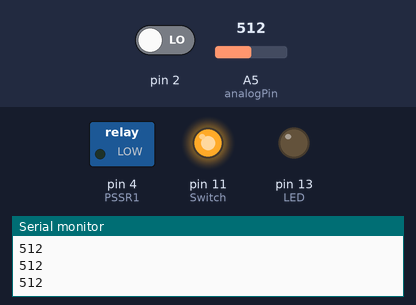
Recording of a sketch running on a simulated Arduino Uno, built with avr-gcc and run on an emulated ATmega328P. Parts: switched loads named in the sketch (green lamp = pin HIGH), output pins drawn as LEDs (lit = HIGH), the last lines printed to the serial monitor. The test bench sets the inputs (shaded band); at power-on: A5 (analogPin) = 512, pin 2 LOW.

Above: at 1.2 s.
1.3 s: A5 (analogPin) set to 1014
2.8 s: A5 (analogPin) set to 1023
At 4.0 s:
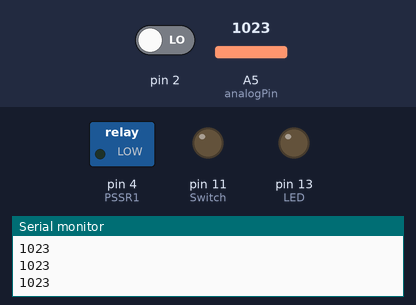
4.3 s: A5 (analogPin) set to 900
At 5.3 s:
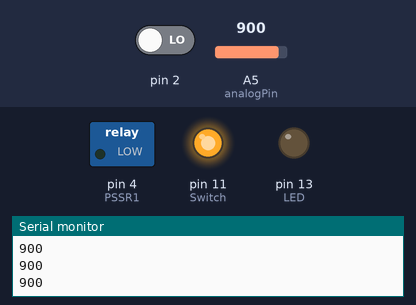
Timing chart, 0 to 7.3 s (numbered marks = the images above; inputs shaded):
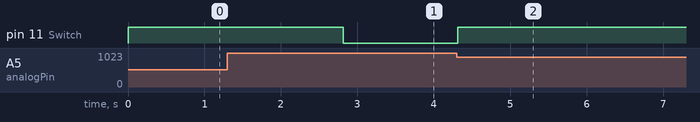

Measured:
- the behaviour switches between 1022 and 1023 on A5 (analogPin) (found by bisection; images 0 and 1)
- after the input at 2.8 s, pin 11 (Switch): HIGH → LOW at once
- after the input at 4.3 s, pin 11 (Switch): LOW → HIGH at once

The sketch:

Dim_PSSR_ZC_Tail.ino
```cpp
/*
 Dim_PSSR_ZC_Tail

 This sketch is a sample sketch using the ZeroCross Tail(ZCT)to generate a sync
 pulse to drive a PowerSSR Tail(PSSRT) for dimming ac lights.

 Connections to an Arduino Duemilanove:
 1. Connect the C terminal of the ZeroCross Tail to digital pin 2 with a 10K ohm pull up to Arduino 5V.
 2. Connect the E terminal of the ZeroCross Tail to Arduino Gnd.
 3. Connect the PowerSSR Tail +in terminal to digital pin 4 and the -in terminal to Gnd.


*/

#include <TimerOne.h>

volatile int i=0;               // Variable to use as a counter
volatile boolean zero_cross=0;  // Boolean to store a "switch" to tell us if we have crossed zero
int PSSR1 = 4;                  // PowerSSR Tail connected to digital pin 4

int dim = 32;                   // Default dimming level (0-128)  0 = on, 128 = off
int freqStep = 59;              // Set to 60hz mains

int LED = 13;                    // LED on Arduino board on digital pin 13
int Switch= 11;

int analogPin = 5;

void setup()
{
 pinMode(Switch, OUTPUT);
 pinMode(LED, OUTPUT);
 pinMode(4, OUTPUT);                // Set SSR1 pin as output
 attachInterrupt(0, zero_cross_detect, RISING);   // Attach an Interupt to digital pin 2 (interupt 0),
 Timer1.initialize(freqStep);
 Timer1.attachInterrupt(dim_check,freqStep);
 Serial.begin(9600);
}

/*
What works:
a. loop range
b. 1st delay
c. lower limit(hight number)
d. delay before off to on

1.
  a. <125 to >25
  b. 40
  c. 124
  d. 5
2.
  a. same except:
  b. 80

3.
  a. <123 to >25
  b. 10
  c. 124
  d. 5 or whatever
4.
  a. <123 to >25
  b. 4 (max strobe)
  c. 124
  d. NA
5.
  b. 200 (still looks smooth)

6.
  b. 500 (looks smooth form ceiling, from lights it starts to be notciable.
7.
*/
void loop()                        // Main loop
{
dim = floor(analogRead(analogPin)/8.25);
delay(20);
Serial.println(analogRead(analogPin));
//Serial.println("PEEP");
//for(int i = 123; i>25; i--) {
// dim = i;
// delay(40);
//}
//for(int i = 25; i<123; i++) {
// dim = i;
// delay(40);
//}
//delay(0);
//Serial.println("POOP");
//
////dim = 27;
}

// Functions

void dim_check() {                  // This function will fire the triac at the proper time
 if(dim >= 124) {
  digitalWrite(Switch, LOW);
} else {
  digitalWrite(Switch, HIGH);
   if(zero_cross == 1) {              // First check to make sure the zero-cross has happened else do nothing
     if(i>=dim) {
      delayMicroseconds(100);        //These values will fire the PSSR Tail.
      digitalWrite(PSSR1, HIGH);
      //digitalWrite(LED, HIGH);
      delayMicroseconds(50);
      digitalWrite(PSSR1, LOW);
      //digitalWrite(LED, LOW);
       i = 0;                         // Reset the accumulator
       zero_cross = 0;                // Reset the zero_cross so it may be turned on again at the next zero_cross_detect
     } else {
       i++;                           // If the dimming value has not been reached, increment the counter
     }                                // End dim check
   } // End zero_cross check
  }
}

void zero_cross_detect()
{
   zero_cross = 1;
   // set the boolean to true to tell our dimming function that a zero cross has occured
}
```
